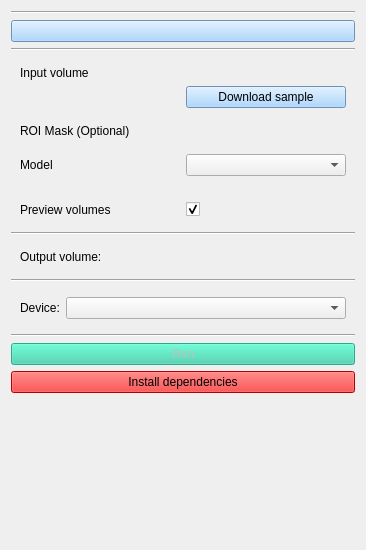
<?xml version="1.0" encoding="UTF-8"?>
<ui version="4.0">
 <class>SyntheticImageQualityAssurance</class>
 <widget class="qMRMLWidget" name="SyntheticImageQualityAssurance">
  <property name="geometry">
   <rect>
    <x>0</x>
    <y>0</y>
    <width>366</width>
    <height>550</height>
   </rect>
  </property>
  <layout class="QVBoxLayout" name="verticalLayout">
   <item>
    <widget class="Line" name="line_2">
     <property name="orientation">
      <enum>Qt::Orientation::Horizontal</enum>
     </property>
    </widget>
   </item>
   <item>
    <widget class="QPushButton" name="helpButton">
     <property name="layoutDirection">
      <enum>Qt::LayoutDirection::RightToLeft</enum>
     </property>
     <property name="styleSheet">
      <string notr="true">background-color: rgb(153,203,252);</string>
     </property>
     <property name="text">
      <string/>
     </property>
    </widget>
   </item>
   <item>
    <widget class="Line" name="line">
     <property name="orientation">
      <enum>Qt::Orientation::Horizontal</enum>
     </property>
    </widget>
   </item>
   <item>
    <widget class="ctkCollapsibleButton" name="inputsCollapsibleButton" native="true">
     <property name="text" stdset="0">
      <string>Inputs</string>
     </property>
     <layout class="QGridLayout" name="gridLayout">
      <item row="3" column="0">
       <widget class="QLabel" name="labelInputMask">
        <property name="toolTip">
         <string>A binary mask that defines the region of interest (ROI) for inference.</string>
        </property>
        <property name="toolTipDuration">
         <number>999999999</number>
        </property>
        <property name="text">
         <string>ROI Mask (Optional)</string>
        </property>
       </widget>
      </item>
      <item row="1" column="1">
       <widget class="QPushButton" name="sampleDataButton">
        <property name="toolTip">
         <string>Download an example volume to translate</string>
        </property>
        <property name="toolTipDuration">
         <number>999999999</number>
        </property>
        <property name="styleSheet">
         <string notr="true">background-color: rgb(153,203,252);
</string>
        </property>
        <property name="text">
         <string>Download sample</string>
        </property>
       </widget>
      </item>
      <item row="7" column="1">
       <widget class="QCheckBox" name="showAllFilesCheckBox">
        <property name="toolTip">
         <string>Show intermediate volumes generated during the inference (i. e, generated mask, preprocessed input)</string>
        </property>
        <property name="toolTipDuration">
         <number>999999999</number>
        </property>
        <property name="text">
         <string/>
        </property>
        <property name="checked">
         <bool>true</bool>
        </property>
       </widget>
      </item>
      <item row="6" column="1">
       <widget class="QLabel" name="modelDescriptionLabel">
        <property name="enabled">
         <bool>true</bool>
        </property>
        <property name="text">
         <string/>
        </property>
        <property name="textInteractionFlags">
         <set>Qt::TextInteractionFlag::LinksAccessibleByMouse|Qt::TextInteractionFlag::TextSelectableByKeyboard|Qt::TextInteractionFlag::TextSelectableByMouse</set>
        </property>
       </widget>
      </item>
      <item row="3" column="1">
       <widget class="qMRMLNodeComboBox" name="maskSelector" native="true">
        <property name="toolTip">
         <string>A binary mask that defines the region of interest (ROI) for inference.</string>
        </property>
        <property name="toolTipDuration">
         <number>999999996</number>
        </property>
        <property name="nodeTypes" stdset="0">
         <stringlist notr="true">
          <string>vtkMRMLScalarVolumeNode</string>
         </stringlist>
        </property>
        <property name="showChildNodeTypes" stdset="0">
         <bool>false</bool>
        </property>
        <property name="noneEnabled" stdset="0">
         <bool>true</bool>
        </property>
        <property name="addEnabled" stdset="0">
         <bool>false</bool>
        </property>
        <property name="removeEnabled" stdset="0">
         <bool>false</bool>
        </property>
        <property name="SlicerParameterName" stdset="0">
         <string>maskVolume</string>
        </property>
       </widget>
      </item>
      <item row="0" column="0">
       <widget class="QLabel" name="label">
        <property name="toolTip">
         <string>Pick the input to the algorithm.</string>
        </property>
        <property name="toolTipDuration">
         <number>999999999</number>
        </property>
        <property name="text">
         <string>Input volume</string>
        </property>
       </widget>
      </item>
      <item row="5" column="0">
       <widget class="QLabel" name="label_5">
        <property name="text">
         <string>Model</string>
        </property>
       </widget>
      </item>
      <item row="2" column="1">
       <spacer name="verticalSpacer_2">
        <property name="orientation">
         <enum>Qt::Orientation::Vertical</enum>
        </property>
        <property name="sizeHint" stdset="0">
         <size>
          <width>20</width>
          <height>10</height>
         </size>
        </property>
       </spacer>
      </item>
      <item row="5" column="1">
       <widget class="QComboBox" name="modelSelector"/>
      </item>
      <item row="0" column="1">
       <widget class="qMRMLNodeComboBox" name="inputSelector" native="true">
        <property name="toolTip">
         <string>Pick the input to the algorithm.</string>
        </property>
        <property name="toolTipDuration">
         <number>999999999</number>
        </property>
        <property name="nodeTypes" stdset="0">
         <stringlist notr="true">
          <string>vtkMRMLScalarVolumeNode</string>
         </stringlist>
        </property>
        <property name="showChildNodeTypes" stdset="0">
         <bool>false</bool>
        </property>
        <property name="addEnabled" stdset="0">
         <bool>false</bool>
        </property>
        <property name="removeEnabled" stdset="0">
         <bool>false</bool>
        </property>
        <property name="SlicerParameterName" stdset="0">
         <string>inputVolume</string>
        </property>
       </widget>
      </item>
      <item row="4" column="1">
       <spacer name="verticalSpacer_3">
        <property name="orientation">
         <enum>Qt::Orientation::Vertical</enum>
        </property>
        <property name="sizeHint" stdset="0">
         <size>
          <width>20</width>
          <height>10</height>
         </size>
        </property>
       </spacer>
      </item>
      <item row="7" column="0">
       <widget class="QLabel" name="label_6">
        <property name="toolTip">
         <string>Show intermediate volumes generated during the inference (i. e, generated mask, preprocessed input)</string>
        </property>
        <property name="toolTipDuration">
         <number>999999999</number>
        </property>
        <property name="text">
         <string>Preview volumes</string>
        </property>
        <property name="wordWrap">
         <bool>true</bool>
        </property>
       </widget>
      </item>
     </layout>
    </widget>
   </item>
   <item>
    <widget class="Line" name="line_3">
     <property name="orientation">
      <enum>Qt::Orientation::Horizontal</enum>
     </property>
    </widget>
   </item>
   <item>
    <widget class="ctkCollapsibleButton" name="outputsCollapsibleButton" native="true">
     <property name="enabled">
      <bool>true</bool>
     </property>
     <property name="text" stdset="0">
      <string>Outputs</string>
     </property>
     <layout class="QFormLayout" name="formLayout_4">
      <item row="0" column="0">
       <widget class="QLabel" name="label_2">
        <property name="enabled">
         <bool>true</bool>
        </property>
        <property name="text">
         <string>Output volume:</string>
        </property>
       </widget>
      </item>
      <item row="0" column="1">
       <widget class="qMRMLNodeComboBox" name="outputSelector" native="true">
        <property name="enabled">
         <bool>true</bool>
        </property>
        <property name="toolTip">
         <string>Pick the output to the algorithm.</string>
        </property>
        <property name="nodeTypes" stdset="0">
         <stringlist notr="true">
          <string>vtkMRMLScalarVolumeNode</string>
         </stringlist>
        </property>
        <property name="showChildNodeTypes" stdset="0">
         <bool>false</bool>
        </property>
        <property name="noneEnabled" stdset="0">
         <bool>false</bool>
        </property>
        <property name="addEnabled" stdset="0">
         <bool>true</bool>
        </property>
        <property name="removeEnabled" stdset="0">
         <bool>true</bool>
        </property>
        <property name="editEnabled" stdset="0">
         <bool>true</bool>
        </property>
        <property name="renameEnabled" stdset="0">
         <bool>true</bool>
        </property>
        <property name="SlicerParameterName" stdset="0">
         <string>outputVolume</string>
        </property>
       </widget>
      </item>
     </layout>
    </widget>
   </item>
   <item>
    <widget class="Line" name="line_4">
     <property name="orientation">
      <enum>Qt::Orientation::Horizontal</enum>
     </property>
    </widget>
   </item>
   <item>
    <widget class="ctkCollapsibleButton" name="advancedCollapsibleButton" native="true">
     <property name="enabled">
      <bool>true</bool>
     </property>
     <property name="text" stdset="0">
      <string>Advanced</string>
     </property>
     <property name="collapsed" stdset="0">
      <bool>false</bool>
     </property>
     <layout class="QFormLayout" name="formLayout_3">
      <item row="0" column="0">
       <widget class="QLabel" name="label_4">
        <property name="text">
         <string>Device:</string>
        </property>
       </widget>
      </item>
      <item row="0" column="1">
       <widget class="QComboBox" name="deviceList"/>
      </item>
     </layout>
    </widget>
   </item>
   <item>
    <widget class="Line" name="line_5">
     <property name="orientation">
      <enum>Qt::Orientation::Horizontal</enum>
     </property>
    </widget>
   </item>
   <item>
    <widget class="QPushButton" name="applyButton">
     <property name="enabled">
      <bool>false</bool>
     </property>
     <property name="toolTip">
      <string>Run the algorithm.</string>
     </property>
     <property name="styleSheet">
      <string notr="true">background-color: rgb(52, 206, 165);</string>
     </property>
     <property name="text">
      <string>Run</string>
     </property>
    </widget>
   </item>
   <item>
    <widget class="QPushButton" name="installRequirementsButton">
     <property name="enabled">
      <bool>true</bool>
     </property>
     <property name="styleSheet">
      <string notr="true">background-color: rgb(255, 0, 0);</string>
     </property>
     <property name="text">
      <string>Install dependencies</string>
     </property>
    </widget>
   </item>
   <item>
    <widget class="QLabel" name="infoLabel">
     <property name="text">
      <string/>
     </property>
    </widget>
   </item>
   <item>
    <spacer name="verticalSpacer">
     <property name="orientation">
      <enum>Qt::Orientation::Vertical</enum>
     </property>
     <property name="sizeHint" stdset="0">
      <size>
       <width>20</width>
       <height>40</height>
      </size>
     </property>
    </spacer>
   </item>
  </layout>
 </widget>
 <customwidgets>
  <customwidget>
   <class>ctkCollapsibleButton</class>
   <extends>QWidget</extends>
   <header>ctkCollapsibleButton.h</header>
   <container>1</container>
  </customwidget>
  <customwidget>
   <class>qMRMLNodeComboBox</class>
   <extends>QWidget</extends>
   <header>qMRMLNodeComboBox.h</header>
  </customwidget>
  <customwidget>
   <class>qMRMLWidget</class>
   <extends>QWidget</extends>
   <header>qMRMLWidget.h</header>
   <container>1</container>
  </customwidget>
 </customwidgets>
 <resources/>
 <connections>
  <connection>
   <sender>SyntheticImageQualityAssurance</sender>
   <signal>mrmlSceneChanged(vtkMRMLScene*)</signal>
   <receiver>inputSelector</receiver>
   <slot>setMRMLScene(vtkMRMLScene*)</slot>
   <hints>
    <hint type="sourcelabel">
     <x>122</x>
     <y>132</y>
    </hint>
    <hint type="destinationlabel">
     <x>248</x>
     <y>61</y>
    </hint>
   </hints>
  </connection>
  <connection>
   <sender>SyntheticImageQualityAssurance</sender>
   <signal>mrmlSceneChanged(vtkMRMLScene*)</signal>
   <receiver>maskSelector</receiver>
   <slot>setMRMLScene(vtkMRMLScene*)</slot>
   <hints>
    <hint type="sourcelabel">
     <x>20</x>
     <y>20</y>
    </hint>
    <hint type="destinationlabel">
     <x>20</x>
     <y>20</y>
    </hint>
   </hints>
  </connection>
  <connection>
   <sender>SyntheticImageQualityAssurance</sender>
   <signal>mrmlSceneChanged(vtkMRMLScene*)</signal>
   <receiver>outputSelector</receiver>
   <slot>setMRMLScene(vtkMRMLScene*)</slot>
   <hints>
    <hint type="sourcelabel">
     <x>82</x>
     <y>135</y>
    </hint>
    <hint type="destinationlabel">
     <x>220</x>
     <y>161</y>
    </hint>
   </hints>
  </connection>
 </connections>
 <slots>
  <signal>mrmlSceneChanged(vtkMRMLScene*)</signal>
 </slots>
</ui>
